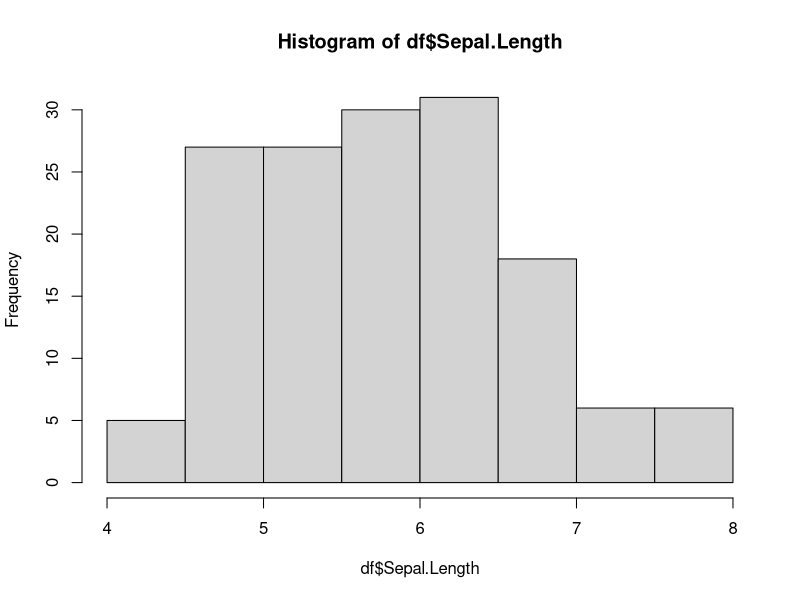
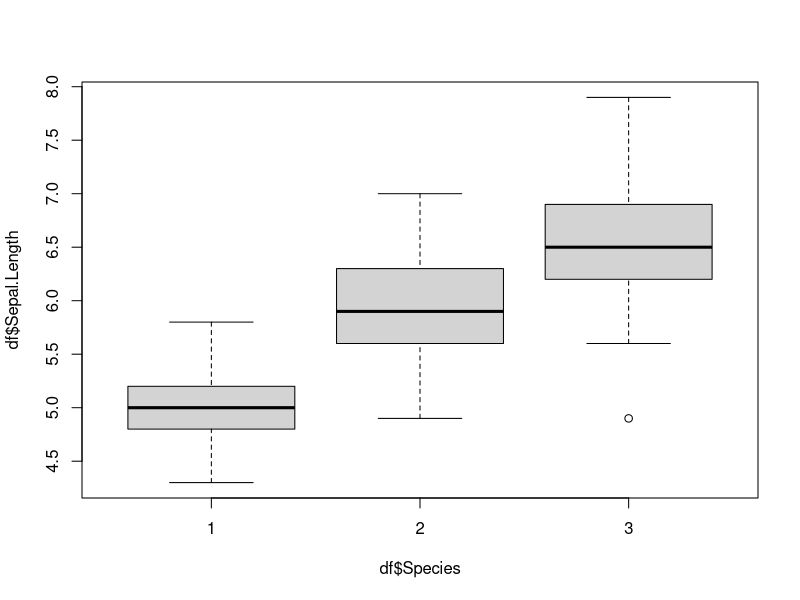
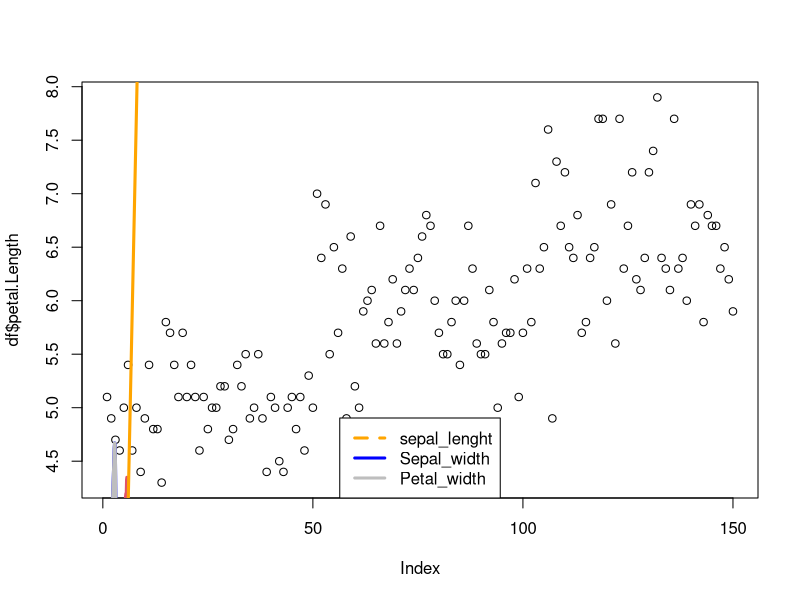

Source code (R) for these figures, in order: (Note: this script raises an error after producing the figures.)
# Getting the iris Dataframe in R
df = iris

# Converting the Species identifier into a factor 
# because our independent variable must be categorical
df$Species = factor(as.numeric(df$Species))
is.factor(df$Species)


## Checking Assumptions

# Normality
hist(df$Sepal.Length)

# Boxplot
boxplot(df$Sepal.Length~df$Species,df)

# Linearity between covariate and Response variable
plot(df$Sepal.Length, df$petal.Length)


# Homogeneity of Regression slopes
lines(df, col = "2", lwd = 3, lty = 2)

#  For sepal length
abline(lm(df$Petal.Length ~ df$Sepal.Length), col = "orange", lwd = 3)

# For sepal width
lines(lowess(df$Petal.Length ~ df$Sepal.Width), col = "blue", lwd = 3)

# For petal width
lines(lowess(df$Petal.Length ~ df$Sepal.Width), col = "grey", lwd = 3)

# Legend
legend("bottom", legend = c("sepal_lenght", "Sepal_width", "Petal_width"),
       lwd = 3, lty = c(2, 1, 1), col = c("orange", "blue", "grey"))


# Running the Anova
fit = aov(Petal.Length ~ Species, df) 
summary(fit)

# ANCOVA Model
fit2=aov(Sepal.Width~Species+Sepal.Length,df)
Anova(fit2, type="III")
